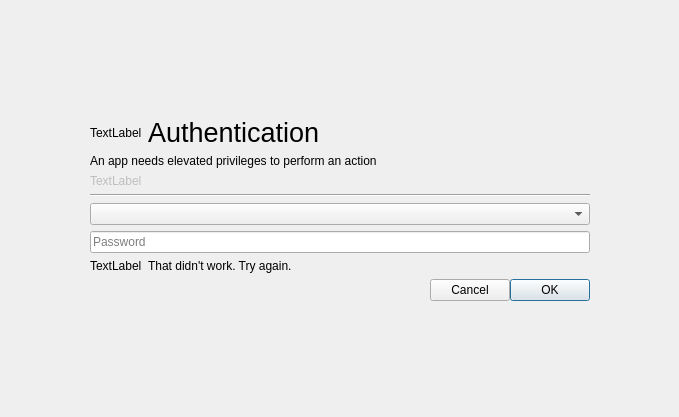
<?xml version="1.0" encoding="UTF-8"?>
<ui version="4.0">
 <class>Authenticate</class>
 <widget class="QDialog" name="Authenticate">
  <property name="geometry">
   <rect>
    <x>0</x>
    <y>0</y>
    <width>679</width>
    <height>417</height>
   </rect>
  </property>
  <property name="windowTitle">
   <string>Authentication Required</string>
  </property>
  <property name="windowIcon">
   <iconset theme="dialog-password">
    <normaloff>.</normaloff>.</iconset>
  </property>
  <layout class="QGridLayout" name="gridLayout">
   <property name="leftMargin">
    <number>0</number>
   </property>
   <property name="topMargin">
    <number>0</number>
   </property>
   <property name="rightMargin">
    <number>0</number>
   </property>
   <property name="bottomMargin">
    <number>0</number>
   </property>
   <item row="1" column="0">
    <spacer name="horizontalSpacer_2">
     <property name="orientation">
      <enum>Qt::Horizontal</enum>
     </property>
     <property name="sizeHint" stdset="0">
      <size>
       <width>40</width>
       <height>20</height>
      </size>
     </property>
    </spacer>
   </item>
   <item row="0" column="1">
    <spacer name="verticalSpacer_2">
     <property name="orientation">
      <enum>Qt::Vertical</enum>
     </property>
     <property name="sizeHint" stdset="0">
      <size>
       <width>20</width>
       <height>40</height>
      </size>
     </property>
    </spacer>
   </item>
   <item row="2" column="1">
    <spacer name="verticalSpacer">
     <property name="orientation">
      <enum>Qt::Vertical</enum>
     </property>
     <property name="sizeHint" stdset="0">
      <size>
       <width>20</width>
       <height>40</height>
      </size>
     </property>
    </spacer>
   </item>
   <item row="1" column="3">
    <spacer name="horizontalSpacer_3">
     <property name="orientation">
      <enum>Qt::Horizontal</enum>
     </property>
     <property name="sizeHint" stdset="0">
      <size>
       <width>40</width>
       <height>20</height>
      </size>
     </property>
    </spacer>
   </item>
   <item row="1" column="1" colspan="2">
    <widget class="QFrame" name="authFrame">
     <property name="minimumSize">
      <size>
       <width>500</width>
       <height>0</height>
      </size>
     </property>
     <property name="frameShape">
      <enum>QFrame::NoFrame</enum>
     </property>
     <property name="frameShadow">
      <enum>QFrame::Raised</enum>
     </property>
     <layout class="QVBoxLayout" name="verticalLayout_2">
      <property name="leftMargin">
       <number>0</number>
      </property>
      <property name="topMargin">
       <number>0</number>
      </property>
      <property name="rightMargin">
       <number>0</number>
      </property>
      <property name="bottomMargin">
       <number>0</number>
      </property>
      <item>
       <layout class="QHBoxLayout" name="horizontalLayout_3">
        <item>
         <widget class="QLabel" name="polkitIcon">
          <property name="text">
           <string>TextLabel</string>
          </property>
         </widget>
        </item>
        <item>
         <widget class="QLabel" name="label">
          <property name="sizePolicy">
           <sizepolicy hsizetype="Expanding" vsizetype="Preferred">
            <horstretch>0</horstretch>
            <verstretch>0</verstretch>
           </sizepolicy>
          </property>
          <property name="font">
           <font>
            <pointsize>20</pointsize>
           </font>
          </property>
          <property name="text">
           <string>Authentication</string>
          </property>
         </widget>
        </item>
       </layout>
      </item>
      <item>
       <widget class="QLabel" name="label_2">
        <property name="text">
         <string>An app needs elevated privileges to perform an action</string>
        </property>
       </widget>
      </item>
      <item>
       <widget class="QLabel" name="message">
        <property name="enabled">
         <bool>false</bool>
        </property>
        <property name="text">
         <string>TextLabel</string>
        </property>
       </widget>
      </item>
      <item>
       <widget class="Line" name="line">
        <property name="orientation">
         <enum>Qt::Horizontal</enum>
        </property>
       </widget>
      </item>
      <item>
       <widget class="QComboBox" name="authenticationUsers"/>
      </item>
      <item>
       <widget class="QLineEdit" name="lineEdit">
        <property name="echoMode">
         <enum>QLineEdit::Password</enum>
        </property>
        <property name="placeholderText">
         <string>Password</string>
        </property>
        <property name="clearButtonEnabled">
         <bool>true</bool>
        </property>
       </widget>
      </item>
      <item>
       <widget class="QFrame" name="errorFrame">
        <property name="frameShape">
         <enum>QFrame::NoFrame</enum>
        </property>
        <property name="frameShadow">
         <enum>QFrame::Raised</enum>
        </property>
        <layout class="QHBoxLayout" name="horizontalLayout_2">
         <property name="leftMargin">
          <number>0</number>
         </property>
         <property name="topMargin">
          <number>0</number>
         </property>
         <property name="rightMargin">
          <number>0</number>
         </property>
         <property name="bottomMargin">
          <number>0</number>
         </property>
         <item>
          <widget class="QLabel" name="errorIcon">
           <property name="text">
            <string>TextLabel</string>
           </property>
          </widget>
         </item>
         <item>
          <widget class="QLabel" name="label_3">
           <property name="sizePolicy">
            <sizepolicy hsizetype="Expanding" vsizetype="Preferred">
             <horstretch>0</horstretch>
             <verstretch>0</verstretch>
            </sizepolicy>
           </property>
           <property name="text">
            <string>That didn't work. Try again.</string>
           </property>
          </widget>
         </item>
        </layout>
       </widget>
      </item>
      <item>
       <layout class="QHBoxLayout" name="horizontalLayout">
        <property name="spacing">
         <number>0</number>
        </property>
        <item>
         <widget class="QPushButton" name="keyboardButton">
          <property name="text">
           <string/>
          </property>
          <property name="icon">
           <iconset theme="preferences-desktop-keyboard">
            <normaloff>.</normaloff>.</iconset>
          </property>
          <property name="flat">
           <bool>true</bool>
          </property>
         </widget>
        </item>
        <item>
         <spacer name="horizontalSpacer">
          <property name="orientation">
           <enum>Qt::Horizontal</enum>
          </property>
          <property name="sizeHint" stdset="0">
           <size>
            <width>40</width>
            <height>20</height>
           </size>
          </property>
         </spacer>
        </item>
        <item>
         <widget class="QPushButton" name="pushButton">
          <property name="text">
           <string>Cancel</string>
          </property>
          <property name="icon">
           <iconset theme="dialog-cancel">
            <normaloff>.</normaloff>.</iconset>
          </property>
         </widget>
        </item>
        <item>
         <widget class="QPushButton" name="pushButton_2">
          <property name="text">
           <string>OK</string>
          </property>
          <property name="icon">
           <iconset theme="dialog-ok">
            <normaloff>.</normaloff>.</iconset>
          </property>
          <property name="default">
           <bool>true</bool>
          </property>
         </widget>
        </item>
       </layout>
      </item>
     </layout>
    </widget>
   </item>
  </layout>
 </widget>
 <tabstops>
  <tabstop>lineEdit</tabstop>
  <tabstop>pushButton</tabstop>
  <tabstop>pushButton_2</tabstop>
 </tabstops>
 <resources/>
 <connections/>
</ui>
